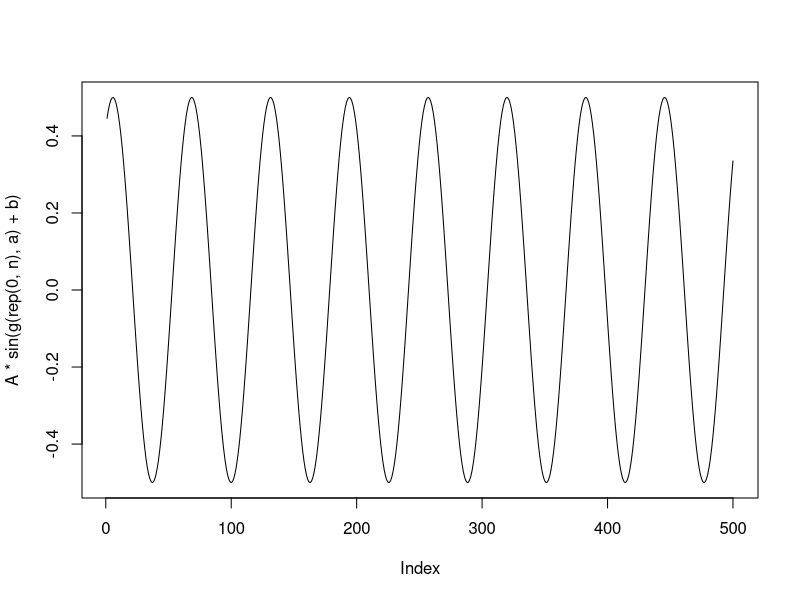
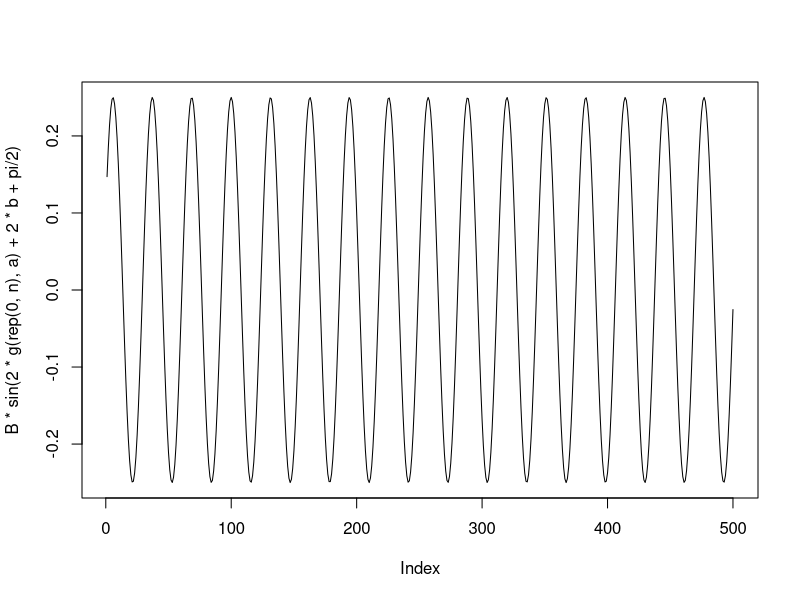
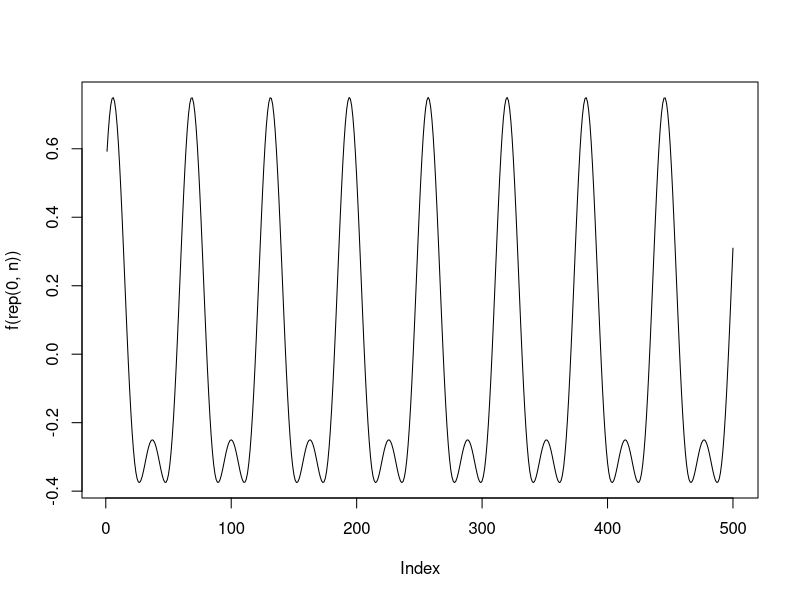
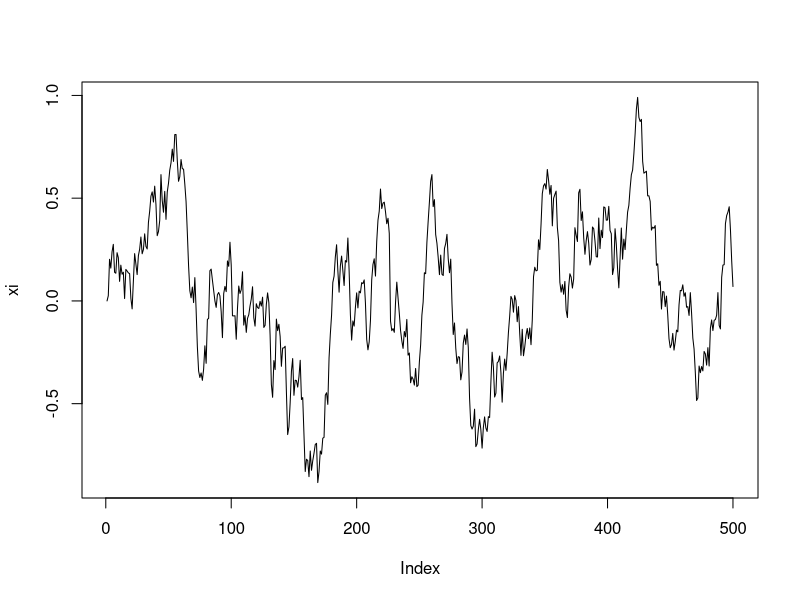
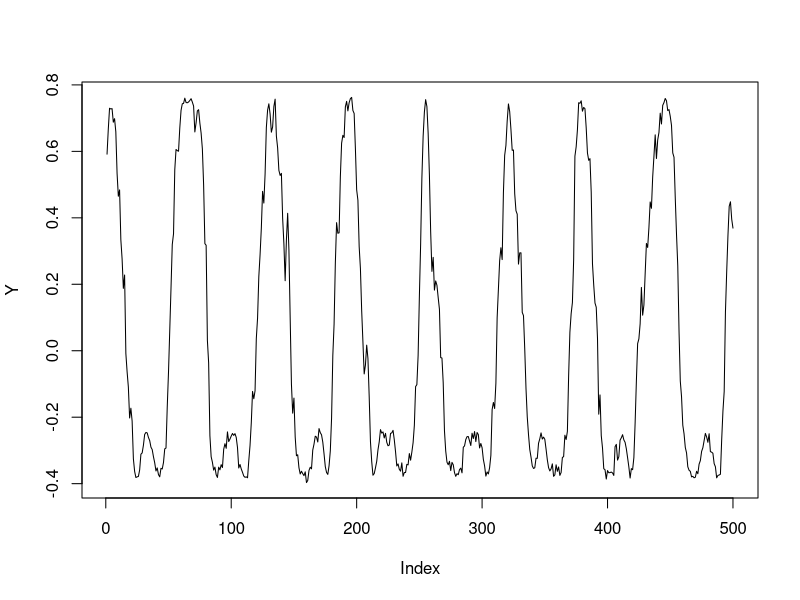
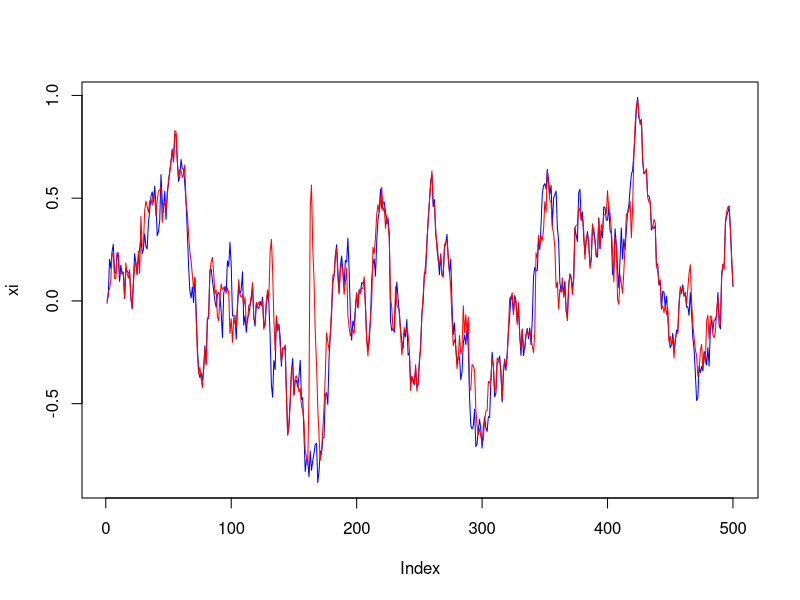
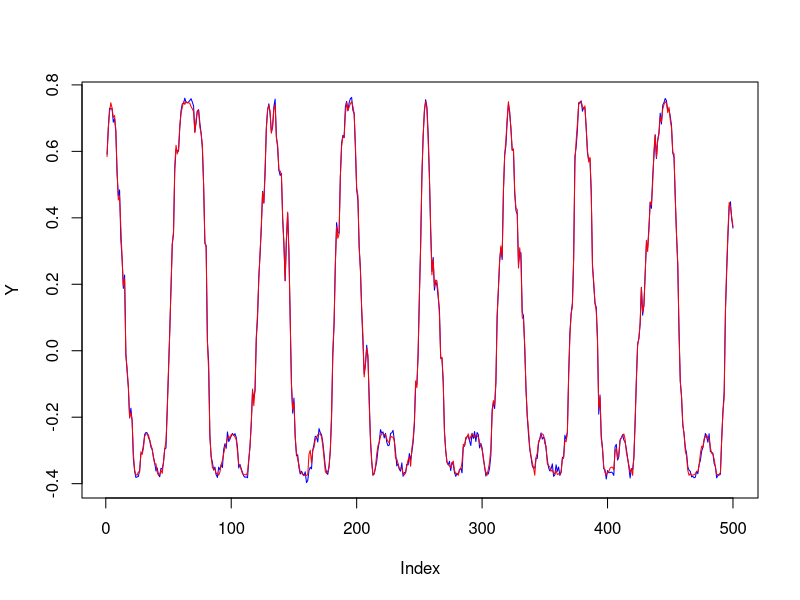
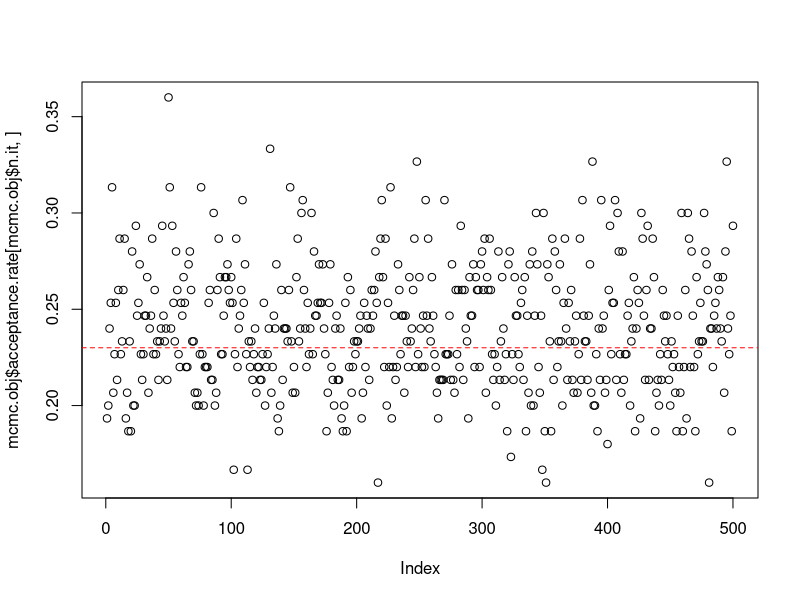

Recreate these plots in R, in order.
## ---- chunk 1
knitr::opts_chunk$set(echo = TRUE)
## ---- chunk 2
set.seed(15)

library(ggplot2)
## ---- chunk 3
# parameters
A <- 1 / 2
B <- -1 / 4
b <- 1
a <- 0.1
beta <- 0.05
sigma <- 0.1
omega <- 0.01
delta <- 1
psi <- exp(-delta * beta)
gamma <- sigma / sqrt(2 * beta) * sqrt(1 - psi^2)

n <- 500
x <- 1:n

# functions
g <- function (xi, a.arg = a) {
  a.arg * x + xi
}
f <- function (xi, A.arg = A, a.arg = a, B.arg = B, b.arg = b) { 
  A.arg * sin(g(xi, a.arg) + b.arg) +
          B.arg * sin(2 * g(xi, a.arg) + 2 * b.arg + pi / 2)
}
rxi <- function (xi=rep(0,n), psi.arg = psi, gamma.arg = gamma) {
  for (i in 2:length(xi)) {
    xi[[i]] <- xi[[i - 1]] * psi.arg + rnorm(1, 0, gamma.arg)
  }
  return(xi)
}

xi <- rxi(rep(0, n))
Y <- f(xi) + rnorm(n, 0, omega)
## ---- chunk 4
plot(A * sin(g(rep(0, n), a) + b), type = "l")
## ---- chunk 5
plot(B * sin(2 * g(rep(0, n), a) + 2 * b + pi / 2), type = "l")
## ---- chunk 6
plot(f(rep(0, n)), type = "l")
## ---- chunk 7
plot(xi, type = "l")
## ---- chunk 8
plot(Y, type = "l")
## ---- chunk 9
acceptance.target <- .23
delta.ar <- 0.1

# functions
mcmc.log.lik <- function (xi.arg, omega.arg, psi.arg, gamma.arg,A.arg,B.arg,b.arg,a.arg) { #TODO : add A, B, a, b 
  return(sum(dnorm(Y, f(xi.arg,A.arg,B.arg=B.arg,b.arg=b.arg,a.arg=a.arg), omega.arg, log = TRUE)) +
         sum(dnorm(xi.arg[2:length(xi.arg)], xi.arg[1:(length(xi.arg) - 1)] * psi.arg,
                   gamma.arg, log = TRUE))) #TODO : add A, B, a, b 
}

mcmc.init <- function (n.rep) {
  return(list(xi = matrix(nrow = n.rep, ncol = n),
              xi.p = matrix(nrow = n.rep, ncol = n),
              delta = matrix(nrow = n.rep, ncol = n),
              acceptance.rate = matrix(nrow = n.rep, ncol = n),
              xi.c = rep(0, n),
              delta.c = rep(.05, n),
              accepted.n = rep(0, n),
              n.it = 0))
}

mcmc.alg <- function (n.rep, mcmc.arg = NULL, omega.arg = omega, psi.arg = psi, gamma.arg = gamma, A.arg = A,B.arg=B,b.arg=b,a.arg=a) {#TODO : add A, B, a, b 
  if (is.null(mcmc.arg)) {
    mcmc.arg <- mcmc.init(n.rep)
  }

  for(j in 1:n.rep) {
    mcmc.arg$n.it <- mcmc.arg$n.it + 1
    for (i in 1:n) {
      xi.p <- mcmc.arg$xi.c
      xi.p[[i]] <- rnorm(1, xi.p[[i]], mcmc.arg$delta.c[[i]])
      mcmc.arg$xi.p[mcmc.arg$n.it, i] <- xi.p[[i]]
      log.prob <- min(1, mcmc.log.lik(xi.p, omega.arg, psi.arg, gamma.arg,A.arg,B.arg,b.arg,a.arg) -
                            mcmc.log.lik(mcmc.arg$xi.c, omega.arg, psi.arg, gamma.arg,A.arg,B.arg,b.arg,a.arg)) #TODO : add A, B, a, b  x 2
      if (log(runif(1)) < log.prob) {
        mcmc.arg$xi.c <- xi.p
        mcmc.arg$accepted.n[[i]] <- mcmc.arg$accepted.n[[i]] + 1
      }

      mcmc.arg$acceptance.rate[mcmc.arg$n.it, i] <- mcmc.arg$accepted.n[[i]] / mcmc.arg$n.it
      if (mcmc.arg$acceptance.rate[mcmc.arg$n.it, i] < acceptance.target * (1 - .1)) {
        mcmc.arg$delta.c[[i]] <- mcmc.arg$delta.c[[i]] * (1 - delta.ar)
      } else if (mcmc.arg$acceptance.rate[mcmc.arg$n.it, i] > acceptance.target * (1 + .1)) {
        mcmc.arg$delta.c[[i]] <- mcmc.arg$delta.c[[i]] * (1 + delta.ar)
      }
    }
    mcmc.arg$xi[mcmc.arg$n.it, ] <- mcmc.arg$xi.c
    mcmc.arg$delta[mcmc.arg$n.it, ] <- mcmc.arg$delta.c
  }

  return(mcmc.arg)
}
## ---- chunk 10
M <- 150
mcmc.obj <- mcmc.alg(M,A.arg=A,B.arg=B,b.arg=b,a.arg=a)#TODO : add A, B, a, b 
## ---- chunk 11
plot(xi, type = "l", col = "blue",
     ylim = c(min(min(mcmc.obj$xi.c), min(xi)), max(max(mcmc.obj$xi.c), max(xi))))
lines(mcmc.obj$xi.c, type = "l", col = "red")

plot(Y, type = "l", col = "blue")
lines(f(mcmc.obj$xi.c), type = "l", col = "red")
## ---- chunk 12
plot(mcmc.obj$acceptance.rate[mcmc.obj$n.it, ])
abline(h = acceptance.target, lty = "dashed", col = "red")
## ---- chunk 13
worst.idx <- which.max(abs(xi - mcmc.obj$xi.c))
ggplot(data = data.frame(x = 1:M), aes(x = x)) +
        geom_line(aes(y = mcmc.obj$xi[, worst.idx]), color = "blue") +
        geom_line(aes(y = mcmc.obj$xi.p[, worst.idx]), color = "red") +
        geom_hline(aes(yintercept = xi[[worst.idx]])) +
        ylab("Y")

best.idx <- which.min(abs(xi - mcmc.obj$xi.c))
ggplot(data = data.frame(x = 1:M), aes(x = x)) +
        geom_line(aes(y = mcmc.obj$xi[, best.idx]), color = "blue") +
        geom_line(aes(y = mcmc.obj$xi.p[, best.idx]), color = "red") +
        geom_hline(aes(yintercept = xi[[best.idx]])) +
        ylab("Y")

farest.idx <- which.max(abs(xi))
ggplot(data = data.frame(x = 1:M), aes(x = x)) +
        geom_line(aes(y = mcmc.obj$xi[, farest.idx]), color = "blue") +
        geom_line(aes(y = mcmc.obj$xi.p[, farest.idx]), color = "red") +
        geom_hline(aes(yintercept = xi[[farest.idx]])) +
        ylab("Y")
## ---- chunk 14
coeff <- max(mcmc.obj$acceptance.rate[, worst.idx]) / max(mcmc.obj$delta[, worst.idx])
ggplot(data = data.frame(x = 1:M), aes(x = x)) +
        geom_line(aes(y = mcmc.obj$acceptance.rate[, worst.idx]), color = "red") +
        geom_line(aes(y = mcmc.obj$delta[, worst.idx] * coeff), color = "blue") +
        geom_hline(aes(yintercept = acceptance.target * 1.1), linetype = 2, color = "red") +
        geom_hline(aes(yintercept = acceptance.target * .9), linetype = 2, color = "red") +
        scale_y_continuous(name = "Acceptance rate", sec.axis = sec_axis(~. / coeff, name = "Delta"))

coeff <- max(mcmc.obj$acceptance.rate[, best.idx]) / max(mcmc.obj$delta[, best.idx])
ggplot(data = data.frame(x = 1:M), aes(x = x)) +
        geom_line(aes(y = mcmc.obj$acceptance.rate[, best.idx]), color = "red") +
        geom_line(aes(y = mcmc.obj$delta[, best.idx] * coeff), color = "blue") +
        geom_hline(aes(yintercept = acceptance.target * 1.1), linetype = 2, color = "red") +
        geom_hline(aes(yintercept = acceptance.target * .9), linetype = 2, color = "red") +
        scale_y_continuous(name = "Acceptance rate", sec.axis = sec_axis(~. / coeff, name = "Delta"))
## ---- chunk 15
par(mfrow = c(2, 2))
for(k.ind in round(seq(1, M, length.out = 10))) {
  plot(xi, type = "l", col = "blue",
       ylim = c(min(min(mcmc.obj$xi[k.ind, ]), min(xi)), max(max(mcmc.obj$xi[k.ind, ]), max(xi))),
       main = paste("k=", k.ind))
  lines(mcmc.obj$xi[k.ind, ], type = "l", col = "red")
}
## ---- chunk 16
par(mfrow = c(2, 2))
for(k.ind in round(seq(1, M, length.out = 10))) {
  plot(Y, type = "l", col = "blue",
       main = paste("k=", k.ind))
  lines(f(mcmc.obj$xi[k.ind, ]), type = "l", col = "red")
}
## ---- chunk 17
p1 <- rxi()
p2 <- rxi()
p3 <- rxi()
p4 <- rxi()

par(mfrow = c(2, 2))

plot(p1, type = "l", col = 1)

plot(p1, type = "l", col = 1, ylim = c(min(c(min(p1), min(p2))), max(c(max(p1), max(p2)))))
lines(p2, type = "l", col = 2)

plot(p1, type = "l", col = 1, ylim = c(min(c(min(p1), min(p3))), max(c(max(p1), max(p3)))))
lines(p3, type = "l", col = 3)

plot(p1, type = "l", col = 1, ylim = c(min(c(min(p1), min(p4))), max(c(max(p1), max(p4)))))
lines(p4, type = "l", col = 4)
## ---- chunk 18
par(mfrow = c(2, 2))

plot(f(p1), type = "l", col = 1)

plot(f(p1), type = "l", col = 1)
lines(f(p2), type = "l", col = 2)

plot(f(p1), type = "l", col = 1)
lines(f(p3), type = "l", col = 3)

plot(f(p1), type = "l", col = 1)
lines(f(p4), type = "l", col = 4)
## ---- chunk 19
par(mfrow = c(2, 2))
plot(Y, type = "l", col = 1, main="goal")

plot(Y, type = "l", col = 1, main="MCMC")
lines(f(mcmc.obj$xi.c), type = "l", col = 2)

plot(Y, type = "l", col = 1, main="xi simulation")
lines(f(mcmc.obj$xi.c), type = "l", col = 2)
lines(f(p1), type = "l", col = 3)

plot(Y, type = "l", col = 1, main="xi simulation")
lines(f(mcmc.obj$xi.c), type = "l", col = 2)
lines(f(p2), type = "l", col = 4)
## ---- chunk 20
saem.alg <- function (n.rep = 500, n.mcmc = 20, n.alpha = 90) {
  s1.c <- 0
  s1 <- rep(s1.c, n.rep)
  s2.c <- 0
  s2 <- rep(s2.c, n.rep)
  s3.c <- 0
  s3 <- rep(s3.c, n.rep)
  s4.c <- 0
  s4 <- rep(s4.c, n.rep)

  omega.c <- .5
  omega <- rep(omega.c, n.rep)
  psi.c <- .5
  psi <- rep(psi.c, n.rep)
  gamma.c <- .5
  gamma <- rep(gamma.c, n.rep)
  
  A.c <- .7
  A <- rep(A.c, n.rep)
  
  a.c <- 0
  a <- rep(a.c, n.rep)
  
  
  B.c <- 0.2 
  B <- rep(B.c, n.rep)
  
  b.c <- 0 
  b <- rep(b.c, n.rep)
  
  #TODO : add A, B, a, b 
  
  mcmc.rep <- rep(5, n.rep)
  mcmc.rep[n.mcmc:n.rep] <- 1

  alpha <- rep(1, n.rep)
  alpha[n.alpha:n.rep] <- 1 / ((1:(n.rep - n.alpha + 1))^0.8)

  mcmc.obj <- mcmc.init(sum(mcmc.rep))
  
  for (k in 1:n.rep) {
    # MCMC
    mcmc.obj <- mcmc.alg(mcmc.rep[[k]], mcmc.obj, omega.c, psi.c, gamma.c,A.c,B.c,b.c,a.c) #TODO : add A, B, a, b 

    # E
    S1 <- mean((Y - f(mcmc.obj$xi.c,A.arg=A.c,B.arg=B.c,b.arg=b.c,a.arg=a.c))^2)  # TODO: add A, B, a, b
    S2 <- sum(mcmc.obj$xi.c[1:(n - 1)] * mcmc.obj$xi.c[2:n])
    S3 <- sum(mcmc.obj$xi.c[1:(n - 1)]^2)
    S4 <- sum(mcmc.obj$xi.c[2:n]^2)

    # SA
    s1.c <- s1.c + alpha[[k]] * (S1 - s1.c)
    s2.c <- s2.c + alpha[[k]] * (S2 - s2.c)
    s3.c <- s3.c + alpha[[k]] * (S3 - s3.c)
    s4.c <- s4.c + alpha[[k]] * (S4 - s4.c)
    s1[[k]] <- s1.c
    s2[[k]] <- s2.c
    s3[[k]] <- s3.c
    s4[[k]] <- s4.c

    # M
    omega.c <- sqrt(s1.c)
    psi.c <- s2.c / s3.c
    gamma.c <- sqrt((psi.c^2 * s3.c - 2 * psi.c * s2.c + s4.c) / n)
    #calcul de phi 
    f.inter<-function(A,B,b,a){
      return (f(mcmc.obj$xi.c,A.arg=A,B.arg=B,b.arg=b,a.arg=a)) #TODO : add A, B, a, b 
    }
    pb <- nls(Y~f.inter(A,B,b,a), start = list(A=0,B=0.1,b=0.3,a=0.2)) #TODO : add A, B, a, b 
    A.c <- coef(pb)[1]
    B.c <- coef(pb)[2]
    b.c <- coef(pb)[3]
    a.c <- coef(pb)[4]
    

    #TODO : add A, B, a, b 
    
    omega[[k]] <- omega.c
    psi[[k]] <- psi.c
    gamma[[k]] <- gamma.c
    A[[k]]<-A.c
    B[[k]]<-B.c
    b[[k]]<-b.c
    a[[k]]<-a.c
    
    
    #TODO : add A, B, a, b 
  }

  return(list(mcmc = mcmc.obj,
              s1.c = s1.c, s2.c = s2.c, s3.c = s3.c, s4.c = s4.c,
              s1 = s1, s2 = s2, s3 = s3, s4 = s4,
              omega.c = omega.c, psi.c = psi.c, gamma.c = gamma.c,A.c=A.c,B.c=B.c,b.c=b.c,a.c=a.c,
              omega = omega, psi = psi, gamma = gamma,A=A,B=B,b=b,a=a)) #TODO : add A, B, a, b 
}
## ---- chunk 21
saem.obj <- saem.alg()
## ---- chunk 22
plot(xi, type = "l", col = "blue",
     ylim = c(min(min(saem.obj$mcmc$xi.c), min(xi)), max(max(saem.obj$mcmc$xi.c), max(xi))))
lines(saem.obj$mcmc$xi.c, type = "l", col = "red")

plot(Y, type = "l", col = "blue")
lines(f(saem.obj$mcmc$xi.c), type = "l", col = "red")
## ---- chunk 23
par(mfrow = c(2, 2))

plot(saem.obj$omega, type = 'l', col = 'blue', main = "Omega",ylim=c(min(c(saem.obj$omega,omega)),max(saem.obj$omega,omega)))
abline(h = omega, col = 'red')

plot(saem.obj$psi, type = 'l', col = 'blue', main = "Psi",ylim=c(min(c(saem.obj$psi,psi)),max(saem.obj$psi,psi)))
abline(h = psi, col = 'red')

plot(saem.obj$gamma, type = 'l', col = 'blue', main = "gamma",ylim=c(min(c(saem.obj$gamma,gamma)),max(saem.obj$gamma,gamma)))
abline(h = gamma, col = 'red')

plot(saem.obj$A, type = 'l', col = 'blue', main = "A",ylim=c(min(c(saem.obj$A,A)),max(saem.obj$A,A)))
abline(h = A, col = 'red')

plot(saem.obj$B, type = 'l', col = 'blue', main="B",ylim=c(min(c(saem.obj$B,B)),max(saem.obj$B,B)))
abline(h = B, col = 'red')

plot(saem.obj$b, type = 'l', col = 'blue', main="b",ylim=c(min(c(saem.obj$b,b)),max(saem.obj$b,b)))
abline(h = b, col = 'red')

plot(saem.obj$a, type = 'l', col = 'blue', main="a",ylim=c(min(c(saem.obj$a,a)),max(saem.obj$a,a)))
abline(h = a, col = 'red')
